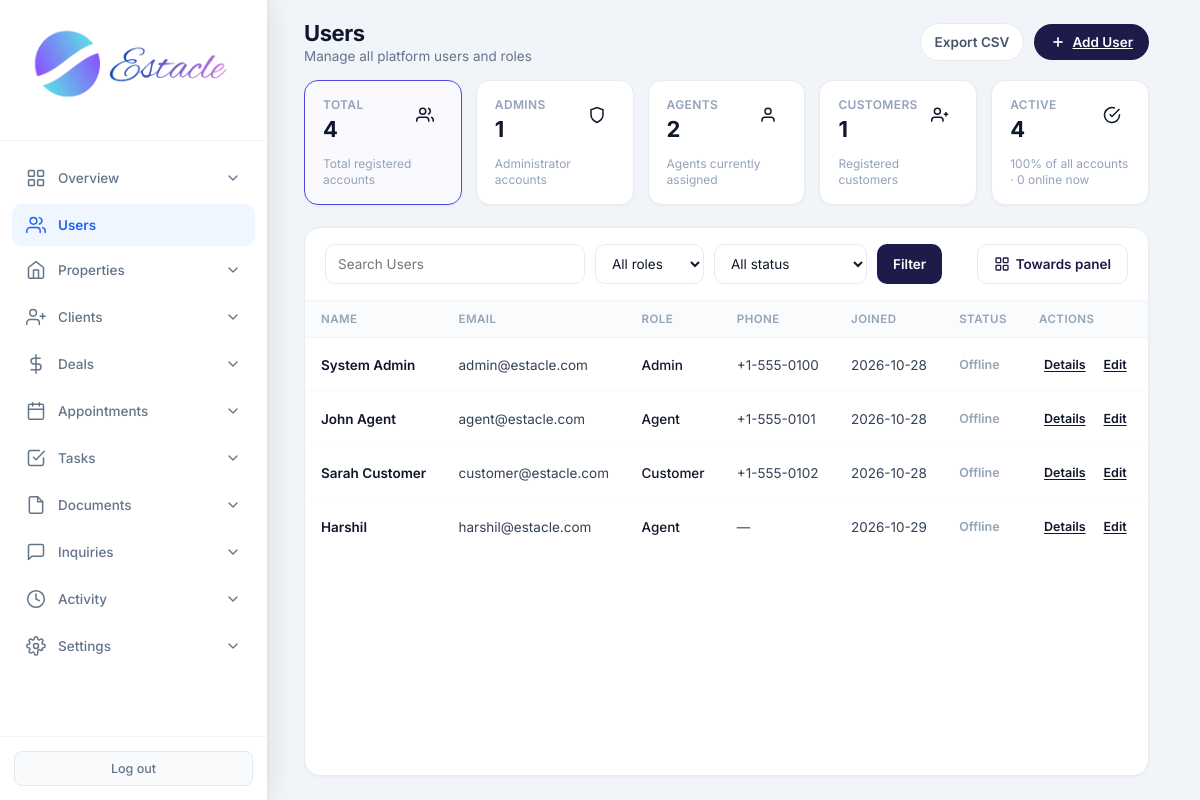
Page /admin/users (signed in) on the committed database.
### tables this page shows
CREATE TABLE users (
            id INTEGER PRIMARY KEY AUTOINCREMENT,
            email TEXT UNIQUE NOT NULL,
            password TEXT NOT NULL,
            full_name TEXT NOT NULL,
            role TEXT NOT NULL CHECK(role IN ('admin', 'agent', 'customer')),
            phone TEXT,
            created_at TIMESTAMP DEFAULT CURRENT_TIMESTAMP,
            is_active INTEGER DEFAULT 1
        , avatar TEXT, last_seen TIMESTAMP, job_title TEXT, department TEXT, employee_id TEXT, license_no TEXT, commission_rate REAL, alt_phone TEXT, address TEXT, city TEXT, state TEXT, country TEXT, postal_code TEXT, notes TEXT, hire_date TEXT, timezone TEXT);

### routes/admin.py (the view)
@admin.route('/admin/users')
@login_required
@role_required('admin')
def admin_users():
    db = get_db()
    migrate_db()
    q = request.args.get('q', '').strip()
    role_filter = request.args.get('role', '').strip()
    status_filter = request.args.get('status', '').strip()
    online_sql = (
        "last_seen IS NOT NULL AND "
        "datetime(last_seen) >= datetime('now', '-10 minutes')"
    )
    sql = (
        'SELECT id, full_name, email, role, phone, created_at, is_active, last_seen, avatar, '
        f'CASE WHEN {online_sql} THEN 1 ELSE 0 END AS is_online '
        'FROM users WHERE 1=1'
    )
    params = []
    if q:
        sql += ' AND (full_name LIKE ? OR email LIKE ? OR phone LIKE ?)'
        params.extend([f'%{q}%', f'%{q}%', f'%{q}%'])
    if role_filter in ('admin', 'agent', 'customer'):
        sql += ' AND role = ?'
        params.append(role_filter)
    if status_filter == 'active':
        sql += ' AND is_active = 1'
    elif status_filter == 'inactive':
        sql += ' AND is_active = 0'
    elif status_filter == 'online':
        sql += f' AND ({online_sql})'
    elif status_filter == 'offline':
        sql += f' AND NOT ({online_sql})'
    sql += ' ORDER BY created_at ASC'
    users = db.execute(sql, params).fetchall()
    total = db.execute('SELECT COUNT(*) FROM users').fetchone()[0]
    active_count = db.execute('SELECT COUNT(*) FROM users WHERE is_active = 1').fetchone()[0]
    online_count = db.execute(
        f'SELECT COUNT(*) FROM users WHERE {online_sql}'
    ).fetchone()[0]
    pct = round((active_count / total) * 100) if total else 0
    stats = {
        'total': total,
        'admins': db.execute("SELECT COUNT(*) FROM users WHERE role = 'admin'").fetchone()[0],
        'agents': db.execute("SELECT COUNT(*) FROM users WHERE role = 'agent'").fetchone()[0],
        'customers': db.execute("SELECT COUNT(*) FROM users WHERE role = 'customer'").fetchone()[0],
        'active': active_count,
        'online': online_count,
        'active_pct': pct,
    }
    view = request.args.get('view', '').strip()
    return render_template(
        'admin_users.html', users=users, q=q, role_filter=role_filter,
        status_filter=status_filter, stats=stats, view=view
    )

### templates/admin_users.html (shortened to what this page needs)
<!DOCTYPE html>
<html lang="en">
<head>
    <link rel="stylesheet" href="{{ url_for('static', filename='css/admin.css') }}">
</head>
<body>
<div class="app-layout">
    {% set active = 'users' %}
    {% include 'partials/admin_sidebar.html' %}
    <main class="main-content">
        <header class="top-bar dash-top">
            <div>
                <h1 class="page-title">Users</h1>
                <p class="page-subtitle">Manage all platform users and roles</p>
            </div>
            <div class="top-actions">
                <a href="{{ url_for('admin.admin_export_users') }}" class="btn-export">Export CSV</a>
                <a href="{{ url_for('admin.admin_add_user') }}" class="btn-create">
                    <svg viewBox="0 0 24 24" fill="none" stroke="currentColor" stroke-width="2.5"><line x1="12" y1="5" x2="12" y2="19"/><line x1="5" y1="12" x2="19" y2="12"/></svg>
                    Add User
                </a>
            </div>
        </header>
        <div class="page-wrap">
            <div class="stat-row">
                <a class="stat-card {% if not role_filter and not status_filter %}active-filter{% endif %}" href="{{ url_for('admin.admin_users', view=view) }}">
                    <div class="stat-card-top">
                        <div><p class="label">Total</p><p class="value">{{ stats.total }}</p></div>
                        <div class="stat-icon total"><svg viewBox="0 0 24 24" fill="none" stroke="currentColor" stroke-width="2"><path d="M17 21v-2a4 4 0 0 0-4-4H5a4 4 0 0 0-4 4v2"/><circle cx="9" cy="7" r="4"/><path d="M23 21v-2a4 4 0 0 0-3-3.87"/><path d="M16 3.13a4 4 0 0 1 0 7.75"/></svg></div>
                    </div>
                    <p class="sub">Total registered accounts</p>
                </a>
                <a class="stat-card {% if role_filter == 'admin' %}active-filter{% endif %}" href="{{ url_for('admin.admin_users', role='admin', view=view) }}">
                    <div class="stat-card-top">
                        <div><p class="label">Admins</p><p class="value">{{ stats.admins }}</p></div>
                        <div class="stat-icon admins"><svg viewBox="0 0 24 24" fill="none" stroke="currentColor" stroke-width="2"><path d="M12 22s8-4 8-10V5l-8-3-8 3v7c0 6 8 10 8 10z"/></svg></div>
                    </div>
                    <p class="sub">Administrator accounts</p>
                </a>
                <a class="stat-card {% if role_filter == 'agent' %}active-filter{% endif %}" href="{{ url_for('admin.admin_users', role='agent', view=view) }}">
                    <div class="stat-card-top">
                        <div><p class="label">Agents</p><p class="value">{{ stats.agents }}</p></div>
                        <div class="stat-icon agents"><svg viewBox="0 0 24 24" fill="none" stroke="currentColor" stroke-width="2"><path d="M20 21v-2a4 4 0 0 0-4-4H8a4 4 0 0 0-4 4v2"/><circle cx="12" cy="7" r="4"/></svg></div>
                    </div>
                    <p class="sub">Agents currently assigned</p>
                </a>
                <a class="stat-card {% if role_filter == 'customer' %}active-filter{% endif %}" href="{{ url_for('admin.admin_users', role='customer', view=view) }}">
                    <div class="stat-card-top">
                        <div><p class="label">Customers</p><p class="value">{{ stats.customers }}</p></div>
                        <div class="stat-icon customers"><svg viewBox="0 0 24 24" fill="none" stroke="currentColor" stroke-width="2"><path d="M16 21v-2a4 4 0 0 0-4-4H5a4 4 0 0 0-4 4v2"/><circle cx="8.5" cy="7" r="4"/><line x1="20" y1="8" x2="20" y2="14"/><line x1="23" y1="11" x2="17" y2="11"/></svg></div>
                    </div>
                    <p class="sub">Registered customers</p>
                </a>
                <a class="stat-card {% if status_filter == 'active' %}active-filter{% endif %}" href="{{ url_for('admin.admin_users', status='active', view=view) }}">
                    <div class="stat-card-top">
                        <div><p class="label">Active</p><p class="value">{{ stats.active }}</p></div>
                        <div class="stat-icon active"><svg viewBox="0 0 24 24" fill="none" stroke="currentColor" stroke-width="2"><path d="M22 11.08V12a10 10 0 1 1-5.93-9.14"/><polyline points="22 4 12 14.01 9 11.01"/></svg></div>
                    </div>
                    <p class="sub">{{ stats.active_pct }}% of all accounts · {{ stats.online }} online now</p>
                </a>
            </div>
            <div class="panel-card users-panel">
                {% if view == 'cards' %}
                <div class="panel-toolbar">
                    <form method="GET" action="{{ url_for('admin.admin_users') }}" class="filter-form">
                        <input type="hidden" name="view" value="cards">
                        <input type="search" name="q" value="{{ q or '' }}" placeholder="Search Users">
                        <select name="role">
                            <option value="">All roles</option>
                            <option value="admin" {% if role_filter == 'admin' %}selected{% endif %}>Admin</option>
                            <option value="agent" {% if role_filter == 'agent' %}selected{% endif %}>Agent</option>
                            <option value="customer" {% if role_filter == 'customer' %}selected{% endif %}>Customer</option>
                        </select>
                        <select name="status">
                            <option value="">All status</option>
                            <option value="active" {% if status_filter == 'active' %}selected{% endif %}>Account active</option>
                            <option value="inactive" {% if status_filter == 'inactive' %}selected{% endif %}>Account inactive</option>
                            <option value="online" {% if status_filter == 'online' %}selected{% endif %}>Online now</option>
                            <option value="offline" {% if status_filter == 'offline' %}selected{% endif %}>Offline</option>
                        </select>
                        <button type="submit" class="btn-filter">Filter</button>
                        {% if q or role_filter or status_filter %}
                        <a href="{{ url_for('admin.admin_users', view='cards') }}" class="btn-clear">Clear</a>
                        {% endif %}
                    </form>
                    <a href="{{ url_for('admin.admin_users', q=q, role=role_filter, status=status_filter) }}" class="btn-towards-panel">
                        ← Back to table
                    </a>
                </div>
                <div class="users-cards-scroll">
                <div class="users-cards">
                    {% for u in users %}
                    <div class="user-card"
                         data-id="{{ u.id }}"
                         data-name="{{ u.full_name|e }}"
                         data-email="{{ u.email|e }}"
                         data-role="{{ u.role }}"
                         data-phone="{{ (u.phone or '—')|e }}"
                         data-joined="{{ u.created_at[:10] if u.created_at else '—' }}"
                         data-online="{{ '1' if u.is_online else '0' }}"
                         data-active="{{ '1' if u.is_active else '0' }}"
                         data-avatar="{% if u.avatar %}{% if u.avatar.startswith('http') %}{{ u.avatar }}{% else %}{{ url_for('static', filename='uploads/avatars/' + u.avatar) }}{% endif %}{% endif %}">
                        <div class="user-card-photo">
                            {% if u.avatar %}
                            <img src="{% if u.avatar.startswith('http') %}{{ u.avatar }}{% else %}{{ url_for('static', filename='uploads/avatars/' + u.avatar) }}{% endif %}" alt="{{ u.full_name }}">
                            {% else %}
                            {{ (u.full_name or '?')[:1]|upper }}
                            {% endif %}
                        </div>
                        <p class="user-card-name">{{ u.full_name }}</p>
                        <p class="user-card-email">{{ u.email }}</p>
                        <p class="user-card-meta">{{ u.role|capitalize }} · {{ u.phone or 'No phone' }}</p>
                        <p class="user-card-meta">{% if u.is_online %}<span class="presence online">Online</span>{% else %}<span class="presence offline">Offline</span>{% endif %}{% if not u.is_active %} · Inactive{% endif %}</p>
                        <a href="{{ url_for('admin.admin_user_detail', user_id=u.id) }}" class="btn-details">Details</a>
                    </div>
                    {% else %}
                    <p class="empty" style="grid-column:1/-1;text-align:center;color:#94a3b8;padding:32px">No users found</p>
                    {% endfor %}
                </div>
                </div>
                {% else %}
                <div class="panel-toolbar">
                    <form method="GET" action="{{ url_for('admin.admin_users') }}" class="filter-form">
                        <input type="search" name="q" value="{{ q or '' }}" placeholder="Search Users">
                        <select name="role">
                            <option value="">All roles</option>
                        </select>
                        <select name="status">
                            <option value="">All status</option>
                        </select>
                        <button type="submit" class="btn-filter">Filter</button>
                    </form>
                    <a href="{{ url_for('admin.admin_users', view='cards', q=q, role=role_filter, status=status_filter) }}" class="btn-towards-panel">
                        <svg viewBox="0 0 24 24" fill="none" stroke="currentColor" stroke-width="2"><rect x="3" y="3" width="7" height="7" rx="1"/><rect x="14" y="3" width="7" height="7" rx="1"/><rect x="3" y="14" width="7" height="7" rx="1"/><rect x="14" y="14" width="7" height="7" rx="1"/></svg>
                        Towards panel
                    </a>
                </div>
                <div class="table-scroll">
                    <table class="users-table">
                        <thead>
                            <tr>
                                <th>Name</th><th>Email</th><th>Role</th><th>Phone</th><th>Joined</th><th>Status</th><th>Actions</th>
                            </tr>
                        </thead>
                        <tbody>
                            {% for u in users %}
                            <tr>
                                <td><span class="user-name">{{ u.full_name }}</span></td>
                                <td>{{ u.email }}</td>
                                <td><span class="badge badge-{{ u.role }}">{{ u.role }}</span></td>
                                <td>{{ u.phone or '—' }}</td>
                                <td>{{ u.created_at[:10] if u.created_at else '—' }}</td>
                                <td>
                                    {% if u.is_online %}<div class="presence online">Online</div>{% else %}<div class="presence offline">Offline</div>{% endif %}
                                </td>
                                <td>
                                    <div class="actions-cell">
                                        <a href="{{ url_for('admin.admin_user_detail', user_id=u.id) }}" class="btn-sm btn-info">Details</a>
                                        <a href="{{ url_for('admin.admin_edit_user', user_id=u.id) }}" class="btn-sm btn-edit">Edit</a>
                                    </div>
                                </td>
                            </tr>
                            {% else %}
                            <tr><td colspan="7" class="empty">No users found</td></tr>
                            {% endfor %}
                        </tbody>
                    </table>
                </div>
                {% endif %}
            </div>
        </div>
    </main>
</div>
</body>
</html>

### rows in the picture
users: full_name "System Admin", email "admin@estacle.com", role "Admin", phone "+1-555-0100", created_at "2026-10-28"
users: full_name "John Agent", email "agent@estacle.com", role "Agent", phone "+1-555-0101", created_at "2026-10-28"
users: full_name "Sarah Customer", email "customer@estacle.com", role "Customer", phone "+1-555-0102", created_at "2026-10-28"
users: full_name "Harshil", email "harshil@estacle.com", role "Agent", phone "—", created_at "2026-10-29"

### other values in the picture
{{ stats.total }} "4"
{{ stats.admins }} "1"
{{ stats.agents }} "2"
{{ stats.customers }} "1"
{{ stats.active }} "4"
{{ stats.active_pct }} "100"
{{ stats.online }} "0"
